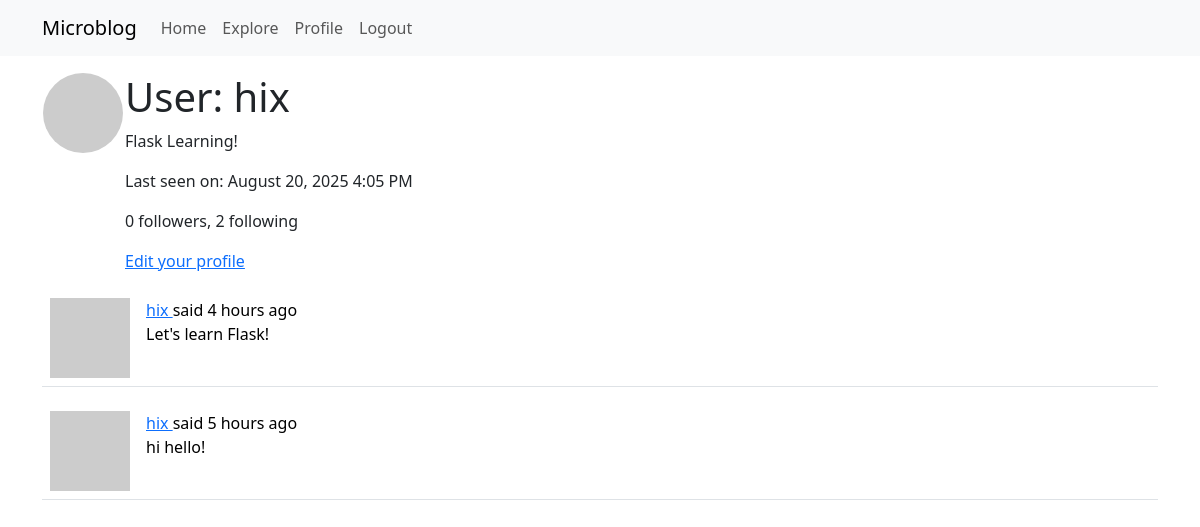
The app's page /user/hix (signed in), older data.
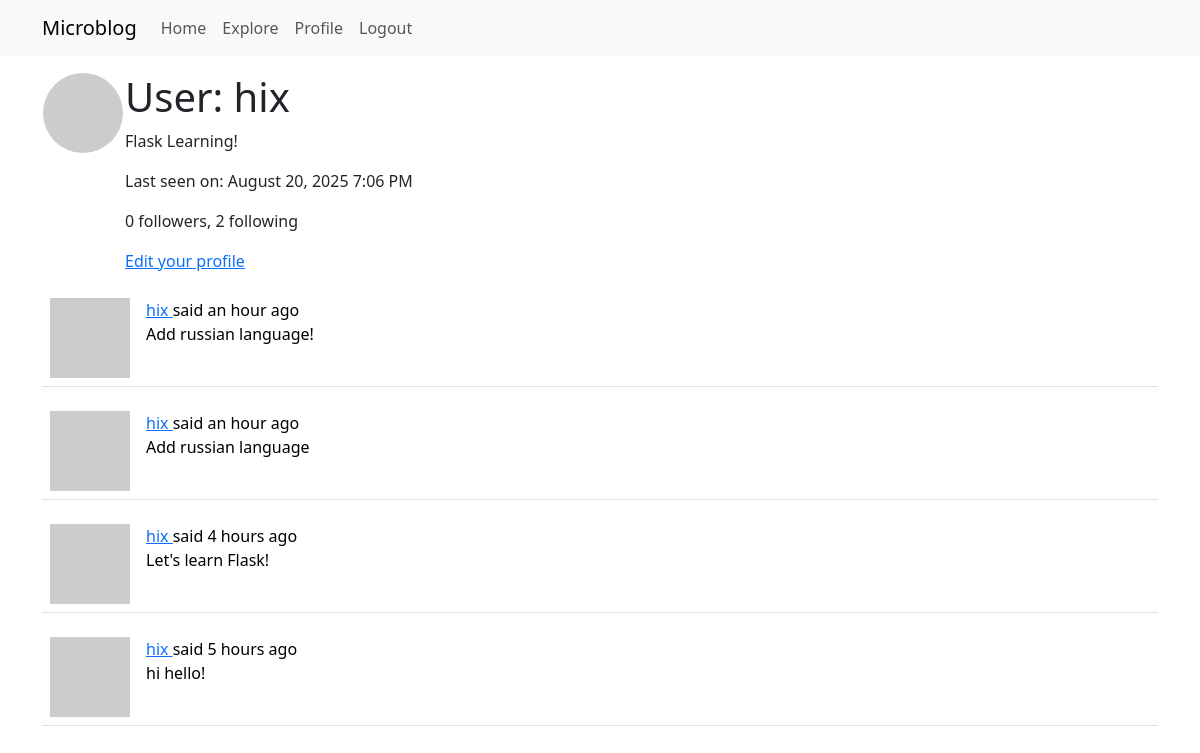
The same page, newer data.
### app/models.py (models this page shows, shortened)
class User(UserMixin, db.Model):
    id: so.Mapped[int] = so.mapped_column(primary_key=True)
    username: so.Mapped[str] = so.mapped_column(sa.String(64), index=True, unique=True)  # noqa
    email: so.Mapped[str] = so.mapped_column(sa.String(120), index=True, unique=True)  # noqa
    password_hash: so.Mapped[Optional[str]] = so.mapped_column(sa.String(256))
    posts: so.Mapped[List["Post"]] = so.relationship("Post", back_populates="author")  # noqa
    about_me: so.Mapped[Optional[str]] = so.mapped_column(sa.String(140))
    last_seen: so.Mapped[Optional[datetime]] = so.mapped_column(
        default=lambda: datetime.now(timezone.utc))
    following: so.WriteOnlyMapped['User'] = so.relationship(
        secondary=followers, primaryjoin=(followers.c.follower_id == id),
        secondaryjoin=(followers.c.followed_id == id),
        back_populates='followers')
    followers: so.WriteOnlyMapped['User'] = so.relationship(
        secondary=followers, primaryjoin=(followers.c.followed_id == id),
        secondaryjoin=(followers.c.follower_id == id),
        back_populates='following')
    def avatar(self, size):
        digest = md5(self.email.lower().encode('utf-8')).hexdigest()
        return f'https://www.gravatar.com/avatar/{digest}?d=wavatar&s={size}'
    def followers_count(self):
        query = sa.select(sa.func.count()).select_from(
            self.followers.select().subquery())
        return db.session.scalar(query)
    def following_count(self):
        query = sa.select(sa.func.count()).select_from(
            self.following.select().subquery())
        return db.session.scalar(query)

class Post(db.Model):
    id: so.Mapped[int] = so.mapped_column(primary_key=True)
    body: so.Mapped[str] = so.mapped_column(sa.String(140))
    timestamp: so.Mapped[datetime] = so.mapped_column(default=datetime.utcnow)
    user_id: so.Mapped[int] = so.mapped_column(sa.ForeignKey('user.id'))
    author: so.Mapped['User'] = so.relationship('User', back_populates='posts')

### app/routes.py (the view)
@app.route('/user/<username>')
@login_required
def user(username):
    user = db.first_or_404(sa.select(User).where(User.username == username))
    page = request.args.get('page', 1, type=int)
    query = sa.select(Post).where(Post.user_id == user.id).order_by(
        Post.timestamp.desc())
    posts = db.paginate(query,
                        page=page,
                        per_page=app.config['POSTS_PER_PAGE'],
                        error_out=False)
    next_url = url_for('user', username=user.username, page=posts.next_num) \
        if posts.has_next else None
    prev_url = url_for('user', username=user.username, page=posts.prev_num) \
        if posts.has_prev else None
    form = EmptyForm()
    return render_template('user.html', user=user, posts=posts.items,
                           next_url=next_url, prev_url=prev_url, form=form)

### app/__init__.py (called while the page is built)
def get_locale():
    return 'ru'

### app/models.py (called while the page is built)
@login.user_loader
def load_user(id):
    return db.session.get(User, int(id))

### app/routes.py (called while the page is built)
@app.before_request
def before_request():
    if current_user.is_authenticated:
        current_user.last_seen = datetime.now(timezone.utc)
        db.session.commit()
    g.locale = str(get_locale())

### app/templates/user.html (shortened to what this page needs)
{% extends "base.html" %}
{% block content %}
    <table>
        <tr valign="top">
            <td><img src="{{ user.avatar(128) }}" class="rounded-circle"></td>
            <td>
                <h1>{{ _('User') }}: {{ user.username }}</h1>
                {% if user.about_me %}<p>{{ user.about_me }}</p>{% endif %}
                {% if user.last_seen %}
                <p>{{ _('Last seen on') }}: {{ moment(user.last_seen).format('LLL') }}</p>
                {% endif %}
                <p>{{ _('%(count)d followers', count=user.followers_count()) }}, {{ _('%(count)d following', count=user.following_count()) }}</p>
                {% if user == current_user %}
                <p><a href="{{ url_for('edit_profile') }}">{{ _('Edit your profile') }}</a></p>
                {% endif %}
            </td>
        </tr>
    </table>
    {% for post in posts %}
        {% include '_post.html' %}
    {% endfor %}
{% endblock %}

### app/templates/base.html (shortened to what this page needs)
<!doctype html>
<html lang="en">
<html>
  <head>
    <link
    href="https://cdn.jsdelivr.net/npm/bootstrap@5.3.2/dist/css/bootstrap.min.css"
    rel="stylesheet"
>
  </head>
  <body>
    <nav class="navbar navbar-expand-lg navbar-light bg-light">
      <div class="container">
        <a class="navbar-brand" href="{{ url_for('index') }}">Microblog</a>
        <div class="collapse navbar-collapse">
          <ul class="navbar-nav">
            <li class="nav-item"><a class="nav-link" href="{{ url_for('index') }}">{{ _('Home') }}</a></li>
            <li class="nav-item"><a class="nav-link" href="{{ url_for('explore') }}">{{ _('Explore') }}</a></li>
            {% if current_user.is_anonymous %}
              <li class="nav-item"><a class="nav-link" href="{{ url_for('login') }}">{{ _('Login') }}</a></li>
            {% else %}
              <li class="nav-item"><a class="nav-link" href="{{ url_for('user', username=current_user.username) }}">{{ _('Profile') }}</a></li>
              <li class="nav-item"><a class="nav-link" href="{{ url_for('logout') }}">{{ _('Logout') }}</a></li>
            {% endif %}
          </ul>
        </div>
      </div>
    </nav>
    <div class="container mt-3">
      {% block content %}{% endblock %}
    </div>
  </body>
</html>

### app/templates/_post.html (shortened to what this page needs)
    <table class="table table-hover">
        <tr>
            <td width="70px">
                <a href="{{ url_for('user', username=post.author.username) }}">
                    <img src="{{ post.author.avatar(70) }}" />
                </a>
            </td>
            <td>
                {{ _('%(username)s said %(when)s',
                    username=user_link, when=moment(post.timestamp).fromNow()) }}
                <br>
                {{ post.body }}
            </td>
        </tr>
    </table>

Row changes from the older to the newer data that the page shows:
changed User "hix": last_seen "August 20, 2025 4:05 PM" → "August 20, 2025 7:06 PM"
added Post: body "Add russian language!"
added Post: body "Add russian language"
